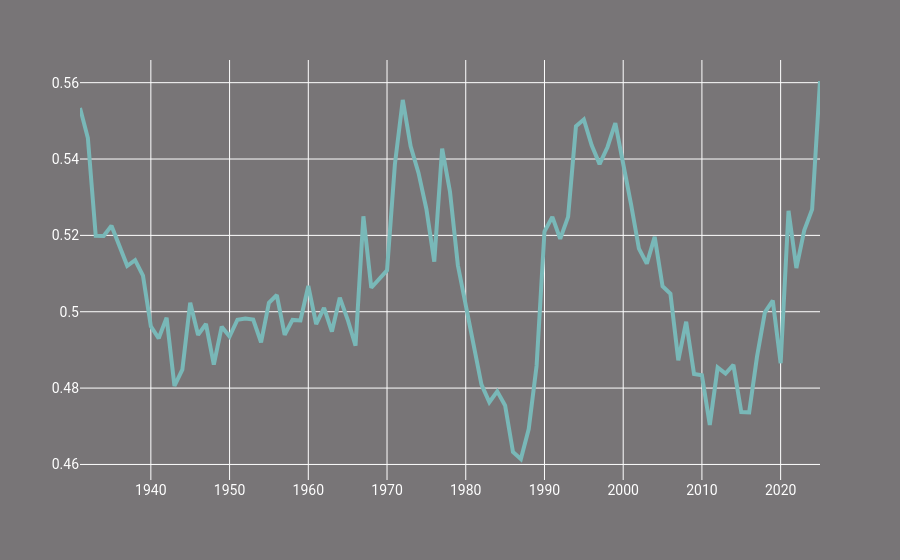

Source (notebook cell):
### Code cell
fig = px.line(df, x='year', y='composition_gini', color_discrete_sequence=["#79b8b8"])
fig.update_layout(layout)
fig.update_traces(line_width=4)
fig.show()

### Figure 1 — Plotly figure (JSON) as saved in the notebook; plotly's stock layout.template omitted (floating-point values rounded to 4 significant figures)
{"data": [{"hovertemplate": "year=%{x}<br>composition_gini=%{y}<extra></extra>", "legendgroup": "", "line": {"color": "#79b8b8", "dash": "solid", "width": 4}, "marker": {"symbol": "circle"}, "mode": "lines", "name": "", "orientation": "v", "showlegend": false, "type": "scatter", "x": [1931, 1932, 1933, 1934, 1935, 1936, 1937, 1938, 1939, 1940, 1941, 1942, 1943, 1944, 1945, 1946, 1947, 1948, 1949, 1950, 1951, 1952, 1953, 1954, 1955, 1956, 1957, 1958, 1959, 1960, 1961, 1962, 1963, 1964, 1965, 1966, 1967, 1968, 1970, 1971, 1972, 1973, 1974, 1975, 1976, 1977, 1978, 1979, 1982, 1983, 1984, 1985, 1986, 1987, 1988, 1989, 1990, 1991, 1992, 1993, 1994, 1995, 1996, 1997, 1998, 1999, 2000, 2001, 2002, 2003, 2004, 2005, 2006, 2007, 2008, 2009, 2010, 2011, 2012, 2013, 2014, 2015, 2016, 2017, 2018, 2019, 2020, 2021, 2022, 2023, 2024, 2025], "xaxis": "x", "y": [0.5534, 0.5455, 0.5199, 0.5199, 0.5225, 0.5172, 0.512, 0.5135, 0.5094, 0.4962, 0.493, 0.4985, 0.4806, 0.4848, 0.5024, 0.4939, 0.4968, 0.4862, 0.4961, 0.4935, 0.4979, 0.4982, 0.4979, 0.492, 0.5024, 0.5044, 0.494, 0.4979, 0.4977, 0.5068, 0.4967, 0.501, 0.4948, 0.5037, 0.498, 0.4911, 0.525, 0.5063, 0.5108, 0.5386, 0.5555, 0.5434, 0.5364, 0.5269, 0.5131, 0.5428, 0.5314, 0.5122, 0.4809, 0.4763, 0.4791, 0.4754, 0.4633, 0.4614, 0.4693, 0.4859, 0.521, 0.5248, 0.5191, 0.5248, 0.5486, 0.5504, 0.5436, 0.5387, 0.5431, 0.5494, 0.539, 0.5282, 0.5165, 0.5126, 0.5196, 0.5067, 0.5047, 0.4873, 0.4974, 0.4837, 0.4834, 0.4704, 0.4854, 0.4838, 0.4861, 0.4737, 0.4736, 0.4882, 0.4998, 0.5029, 0.4865, 0.5264, 0.5114, 0.5213, 0.5268, 0.5604], "yaxis": "y"}], "layout": {"font": {"color": "white"}, "legend": {"tracegroupgap": 0}, "margin": {"t": 60}, "paper_bgcolor": "#787577", "plot_bgcolor": "rgba(61, 61, 61, 0)", "title": {"font": {"color": "white", "family": "Raleway", "size": 22}, "text": "", "x": 0.5, "xanchor": "center", "y": 0.9, "yanchor": "top"}, "xaxis": {"anchor": "y", "domain": [0, 1], "tickfont": {"color": "white", "family": "Roboto", "size": 14}, "title": {"font": {"color": "white", "family": "Raleway", "size": 18}, "text": ""}}, "yaxis": {"anchor": "x", "domain": [0, 1], "layer": "below traces", "tickfont": {"color": "white", "family": "Roboto", "size": 14}, "title": {"font": {"color": "white", "family": "Raleway", "size": 18}, "text": ""}}}}
